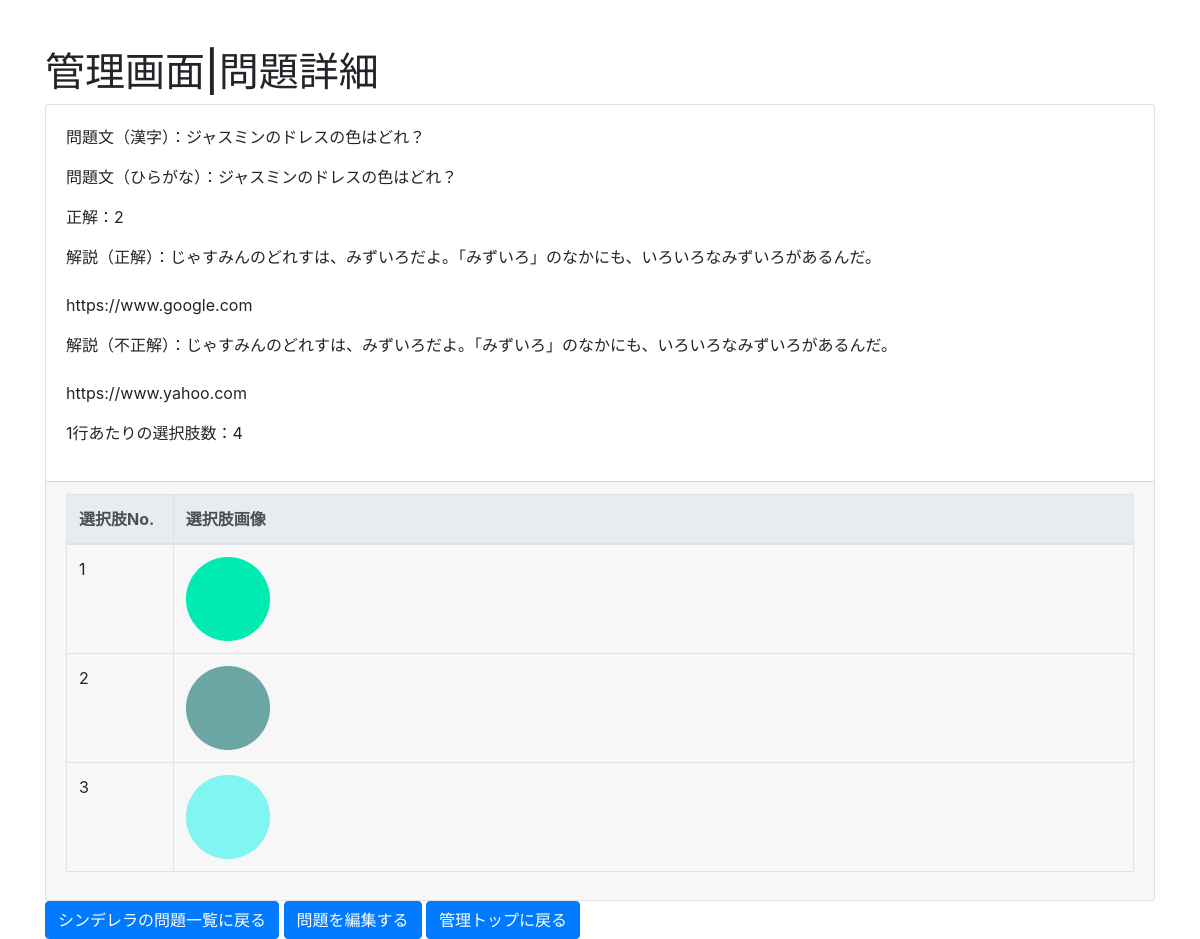
Page /edit/detail_img/1/4/ (signed in) on the committed database.
### question/models.py (models this page shows, shortened)
class ImageQuestion(models.Model):
    body = models.CharField('本文（漢字）', max_length=1024)
    body_kana = models.CharField('本文（ひらがな）', max_length=1024, default="")
    Category = models.ManyToManyField(Category)
    question_no = models.PositiveSmallIntegerField(verbose_name='問題No.', default=0)
    answer_choice_no = models.PositiveSmallIntegerField(verbose_name='正解No.', default=1)
    ok_comment = models.CharField('解説（正解の場合）', max_length=1024, default="")
    ng_comment = models.CharField('解説（不正解の場合）', max_length=1024, default="")
    wrap_back_num = models.PositiveSmallIntegerField(verbose_name='1行の最大の選択肢数.', default=3)
    choice_type = models.CharField('選択肢のタイプ', max_length=1024, default="img")

class ImageChoice(models.Model):
    img = models.ImageField(verbose_name = '画像', upload_to='images/', null=True)
    ImageQuestion = models.ForeignKey(ImageQuestion, on_delete=models.CASCADE)
    choice_no = models.PositiveSmallIntegerField(verbose_name='選択肢No.', default=1)

class Category(models.Model):
    name = models.CharField('カテゴリ名称', max_length=512, blank=False)
    category_no = models.PositiveSmallIntegerField(verbose_name='カテゴリNo.', default=1)
    CategoryGroup = models.ForeignKey(CategoryGroup, on_delete=models.CASCADE, default=set_default_cateory_group)
    img = models.ImageField(verbose_name='画像', upload_to='images/', null=True)

### edit/views.py (the view)
# urls.py: path('detail_img/<int:category_id>/<int:pk>/', views.ImageQuestionDetail.as_view(), name='question_detail_img'),
class ImageQuestionDetail(LoginRequiredMixin, DetailView):
    model = ImageQuestion
    def get_context_data(self, **kwargs):
        context = super().get_context_data(**kwargs)
        question = context.get("object")
        choices = question.imagechoice_set.all().order_by("choice_no")
        context["choices"] = choices
        context["category_id"] = self.kwargs.get('category_id')
        if self.kwargs.get('category_id'):
            context["category_name"] = Category.objects.get(pk=self.kwargs.get('category_id')).name
        return context

### edit/views.py (called while the page is built)
    @method_decorator(login_required(login_url = '/accounts/login/'))
    def dispatch(self, request, *args, **kwargs):
        return super(LoginRequiredMixin, self).dispatch(request, *args, **kwargs)

### edit/templates/question/imagequestion_detail.html (shortened to what this page needs)
{% extends 'question/base.html' %}
{% block page_title %}管理画面|問題詳細{% endblock %}
{% block content %}
  <div class="container">
    <div class="row">
      <div class="col-12">
        <div class="card card-default">
          <div class="card-body">
            <p>問題文（漢字）：{{ imagequestion.body|linebreaksbr }}</p>
            <p>問題文（ひらがな）：{{ imagequestion.body|linebreaksbr }}</p>
            <p>正解：{{ imagequestion.answer_choice_no }}</p>
            <p>解説（正解）：{{ imagequestion.ok_comment|linebreaksbr }}</p>
            <p>解説（不正解）：{{ imagequestion.ng_comment|linebreaksbr }}</p>
            <p>1行あたりの選択肢数：{{ imagequestion.wrap_back_num }}</p>
          </div>
          <div class="card-footer">
            <table class="table table-bordered">
                <thead class="thead-light">
                    <tr><th style="width:10%">選択肢No.</th><th style="width:90%">選択肢画像</th></tr>
                </thead>
            {% for img_choice in choices %}
                <tr>
                  <td style="width:10%">{{ img_choice.choice_no }}</td>
                  <td style="width:90%"><img src="/media/{{ img_choice.img }}"></td>
                </tr>
            </div>
            {% endfor %}
          </div>
        </div>
    <div class="row">
      <div class="col-12">
        {% if category_id %}
          <a class="btn btn-primary" href="{% url 'category_question_list' category_id %}" role="button">{{ category_name }}の問題一覧に戻る</a>
        {% else %}
          <a class="btn btn-primary" href="{% url 'question_list' %}" role="button">問題一覧に戻る</a>
        {% endif %}
        <a class="btn btn-primary" href="{% url 'question_update_img' imagequestion.id %}" role="button">問題を編集する</a>
        <a class="btn btn-primary" href="{% url 'category_group_list' %}" role="button">管理トップに戻る</a>
      </div>
    </div>
{% endblock %}

### rows in the picture
ImageQuestion: body "ジャスミンのドレスの色はどれ？", answer_choice_no "2", ok_comment "じゃすみんのどれすは、みずいろだよ。「みずいろ」のなかにも、いろいろなみずいろがあるんだ。 https://www.google.com", ng_comment "じゃすみんのどれすは、みずいろだよ。「みずいろ」のなかにも、いろいろなみずいろがあるんだ。 https://www.yahoo.com", wrap_back_num "4"
ImageChoice: choice_no "1", img (picture)
ImageChoice: choice_no "2", img (picture)
ImageChoice: choice_no "3", img (picture)
Category: name "シンデレラ"
